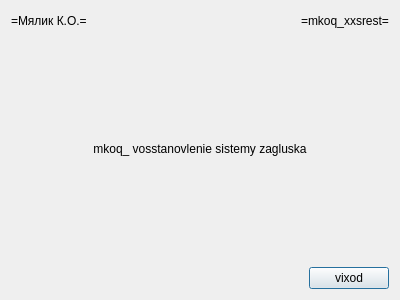
<?xml version="1.0" encoding="UTF-8"?>
<ui version="4.0">
 <class>mkoq_xxsrest</class>
 <widget class="QDialog" name="mkoq_xxsrest">
  <property name="windowModality">
   <enum>Qt::ApplicationModal</enum>
  </property>
  <property name="geometry">
   <rect>
    <x>0</x>
    <y>0</y>
    <width>400</width>
    <height>300</height>
   </rect>
  </property>
  <property name="windowTitle">
   <string>mkoq_xxsrest</string>
  </property>
  <layout class="QVBoxLayout" name="verticalLayout">
   <item>
    <layout class="QHBoxLayout" name="horizontalLayout">
     <item>
      <widget class="QLabel" name="mkoq_xxsrest_xxsma_l">
       <property name="text">
        <string>=Мялик К.О.=</string>
       </property>
      </widget>
     </item>
     <item>
      <spacer name="horizontalSpacer">
       <property name="orientation">
        <enum>Qt::Horizontal</enum>
       </property>
       <property name="sizeHint" stdset="0">
        <size>
         <width>40</width>
         <height>20</height>
        </size>
       </property>
      </spacer>
     </item>
     <item>
      <widget class="QLabel" name="mkoq_xxsrest_xxprg_l">
       <property name="text">
        <string>=mkoq_xxsrest=</string>
       </property>
      </widget>
     </item>
    </layout>
   </item>
   <item>
    <spacer name="verticalSpacer">
     <property name="orientation">
      <enum>Qt::Vertical</enum>
     </property>
     <property name="sizeHint" stdset="0">
      <size>
       <width>20</width>
       <height>40</height>
      </size>
     </property>
    </spacer>
   </item>
   <item>
    <widget class="QLabel" name="mkoq_xxsrest_xxtitle_l">
     <property name="text">
      <string>mkoq_ vosstanovlenie sistemy zagluska</string>
     </property>
     <property name="alignment">
      <set>Qt::AlignCenter</set>
     </property>
    </widget>
   </item>
   <item>
    <spacer name="verticalSpacer_2">
     <property name="orientation">
      <enum>Qt::Vertical</enum>
     </property>
     <property name="sizeHint" stdset="0">
      <size>
       <width>20</width>
       <height>40</height>
      </size>
     </property>
    </spacer>
   </item>
   <item>
    <layout class="QHBoxLayout" name="horizontalLayout_2">
     <item>
      <spacer name="horizontalSpacer_2">
       <property name="orientation">
        <enum>Qt::Horizontal</enum>
       </property>
       <property name="sizeHint" stdset="0">
        <size>
         <width>40</width>
         <height>20</height>
        </size>
       </property>
      </spacer>
     </item>
     <item>
      <widget class="QPushButton" name="mkoq_xxsrest_exit_c">
       <property name="text">
        <string>vixod</string>
       </property>
      </widget>
     </item>
    </layout>
   </item>
  </layout>
 </widget>
 <resources/>
 <connections/>
</ui>
